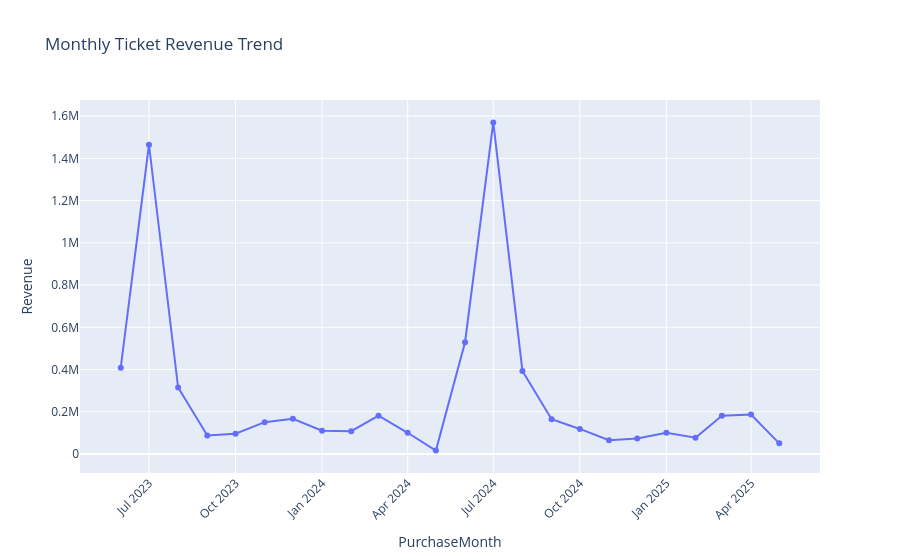

The notebook cell this image was saved under:
### Markdown cell above
## 3. Monthly Attendance & Revenue Trends

### Code cell
ticket_sales['PurchaseMonth'] = ticket_sales['PurchaseDate'].dt.to_period('M').astype(str)
monthly_revenue = ticket_sales.groupby('PurchaseMonth')['Revenue'].sum().reset_index()

fig = px.line(monthly_revenue, x='PurchaseMonth', y='Revenue', markers=True,
              title='Monthly Ticket Revenue Trend')
fig.update_layout(xaxis_tickangle=-45)
fig.show()

### Figure 1 — Plotly figure (JSON) as saved in the notebook; plotly's stock layout.template omitted (floating-point values rounded to 4 significant figures)
{"data": [{"hovertemplate": "PurchaseMonth=%{x}<br>Revenue=%{y}<extra></extra>", "legendgroup": "", "line": {"color": "#636efa", "dash": "solid"}, "marker": {"symbol": "circle"}, "mode": "lines+markers", "name": "", "orientation": "v", "showlegend": false, "type": "scatter", "x": ["2023-06", "2023-07", "2023-08", "2023-09", "2023-10", "2023-11", "2023-12", "2024-01", "2024-02", "2024-03", "2024-04", "2024-05", "2024-06", "2024-07", "2024-08", "2024-09", "2024-10", "2024-11", "2024-12", "2025-01", "2025-02", "2025-03", "2025-04", "2025-05"], "xaxis": "x", "y": [408600.0, 1464000.0, 314900.0, 87980.0, 95790.0, 150600.0, 166900.0, 110100.0, 108000.0, 181600.0, 100500.0, 16100.0, 529400.0, 1570000.0, 393400.0, 164400.0, 118700.0, 65440.0, 73930.0, 100900.0, 76860.0, 180800.0, 187000.0, 50380.0], "yaxis": "y"}], "layout": {"legend": {"tracegroupgap": 0}, "title": {"text": "Monthly Ticket Revenue Trend"}, "xaxis": {"anchor": "y", "domain": [0.0, 1.0], "tickangle": -45, "title": {"text": "PurchaseMonth"}}, "yaxis": {"anchor": "x", "domain": [0.0, 1.0], "title": {"text": "Revenue"}}}}
